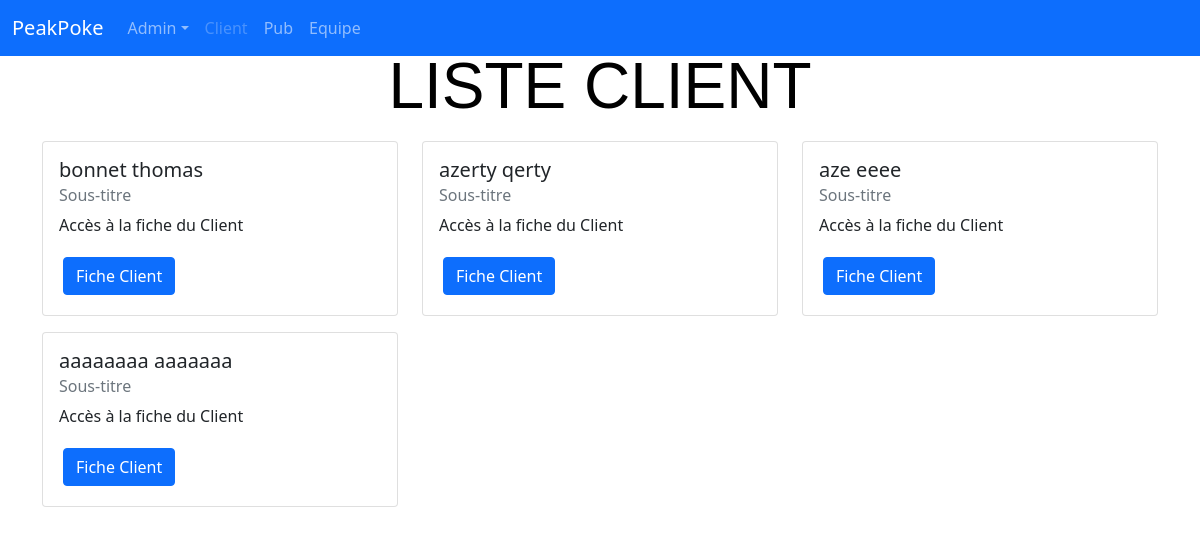
The page /Client/ on the database as committed earlier.
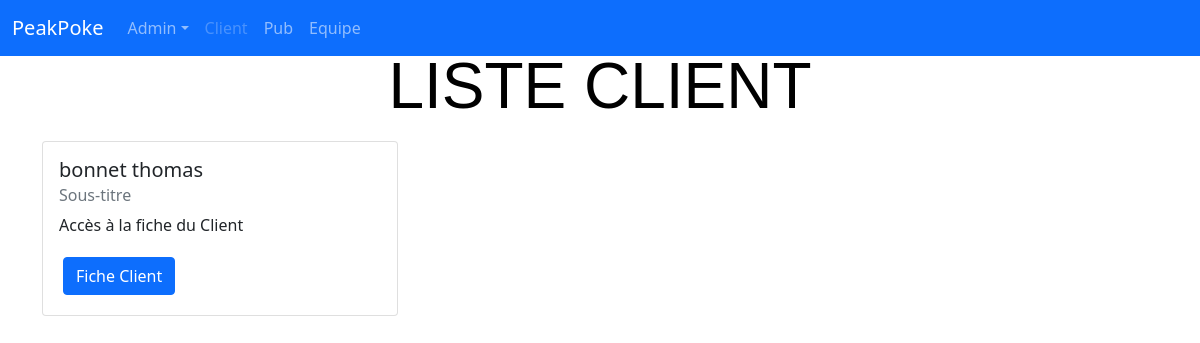
The same page on the database as committed later.
### Client/models.py (models this page shows, shortened)
class Client(models.Model):
    Nom = models.CharField(max_length=50)
    Prenom = models.CharField(max_length=50)
    Date_naissance = models.DateField()
    rue = models.CharField(max_length=50)
    code_postal = models.DecimalField(max_digits=5, decimal_places=0, default="")
    Ville=models.CharField(max_length=100)
    Categorie_socioPro = models.CharField(max_length=100, choices= cat_socio)
    phone_regex = RegexValidator(regex=r'^\+?1?\d{9,15}$',
                                 message="Phone number must be entered in the format: '+999999999'. Up to 15 digits allowed.")
    Numero_Telephone = models.CharField(validators=[phone_regex], max_length=17, blank=True)
    Email = models.EmailField(max_length=254, blank=True)

### Client/views.py (the view)
# urls.py: path('', views.IndexView, name="Client"), #lien vers l'index du site
def IndexView(request): # Vue de la page d'accueil du site
    client = Client.objects.all()
    context = {'client': client}
    return render(request, 'Client/ClientList.html', context)

### Client/templates/Client/ClientList.html (shortened to what this page needs)
<html lang="fr">
{% load static %}
<head>
<link href="https://cdn.jsdelivr.net/npm/bootstrap@5.0.0-beta3/dist/css/bootstrap.min.css" rel="stylesheet"
integrity="sha384-eOJMYsd53ii+scO/bJGFsiCZc+5NDVN2yr8+0RDqr0Ql0h+rP48ckxlpbzKgwra6">
<link rel="stylesheet" type="text/css" href="{% static 'Client/styleClient.css' %}">
</head>
<body>
    <header>
        <nav class="navbar navbar-expand-md navbar-dark fixed-top bg-primary">
        <div class="container-fluid">
            <a class="navbar-brand" href="http://127.0.0.1:8000/">PeakPoke</a>
            <div class="collapse navbar-collapse" id="navbarCollapse">
            <ul class="navbar-nav me-auto mb-2 mb-md-0">
                <li class="nav-item dropdown">
                <a href="#" class="nav-link dropdown-toggle" data-toggle="dropdown">Admin</a>
            </li>
                <li class="nav-item">
                <a class="nav-link disabled" href="http://127.0.0.1:8000/Client">Client</a>
                </li>
                <li class="nav-item">
                <a class="nav-link" href="/Pub" tabindex="-1">Pub</a>
                </li>
                <li class="nav-item">
              <a class="nav-link" href="http://127.0.0.1:8000/team">Equipe</a>
            </li>
            </ul>
            </div>
        </div>
        </nav>
    </header>
        <main style="padding-top: 3rem;">
        <section class="container" style="position: relative;">
            <div class="row" >
            <h1 class="text-center display-3 mb-2">LISTE CLIENT</h1>
                {% for Client in client %}
                <div class="col-md-4">
                    <div class="card my-2">
                        <div class="card-body">
                            <h5 class="card-title">{{Client.Nom}} {{Client.Prenom}}</h5>
                            <h6 class="card-subtitle mb-2 text-muted">Sous-titre</h6>
                            <p class="card-text">Accès à la fiche du Client</p>
                            <a class="btn btn-primary m-1" href="{{Client.id}}">Fiche Client</a>
                        </div>
                    </div>
                </div>
                {% endfor %}
            </div>
        </section>
</body>
</html>

Rows that differ between the two databases and show on the page:
removed Client: Nom "azerty", Prenom "qerty"
removed Client: Nom "aze", Prenom "eeee"
removed Client: Nom "aaaaaaaa", Prenom "aaaaaaa"
